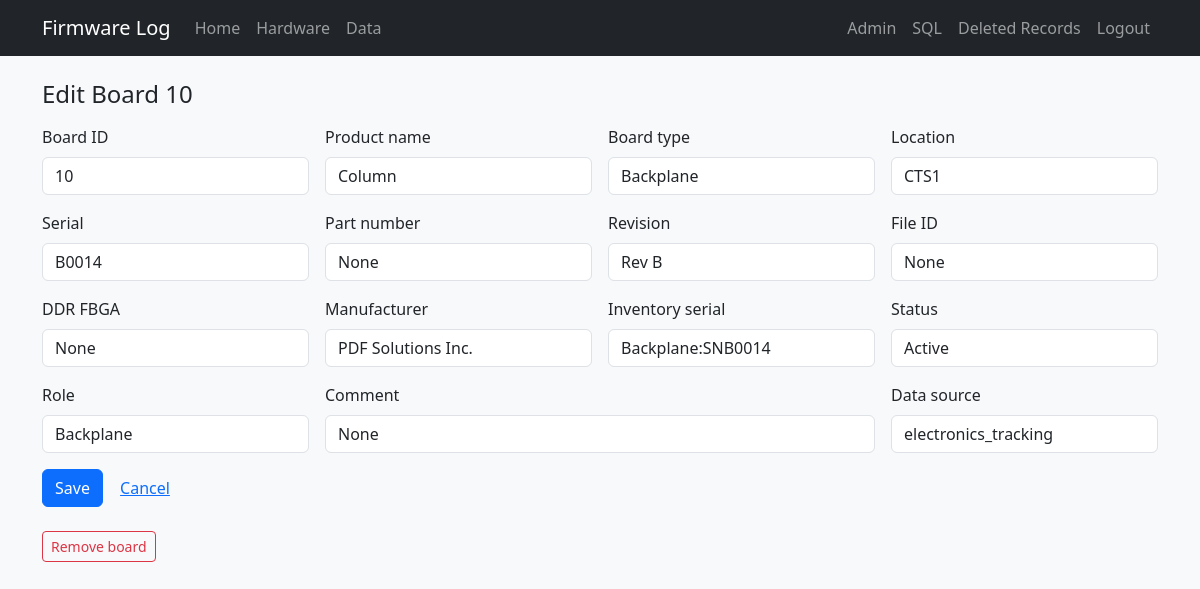
The page /admin/board/10/edit (signed in) on the database as committed earlier.
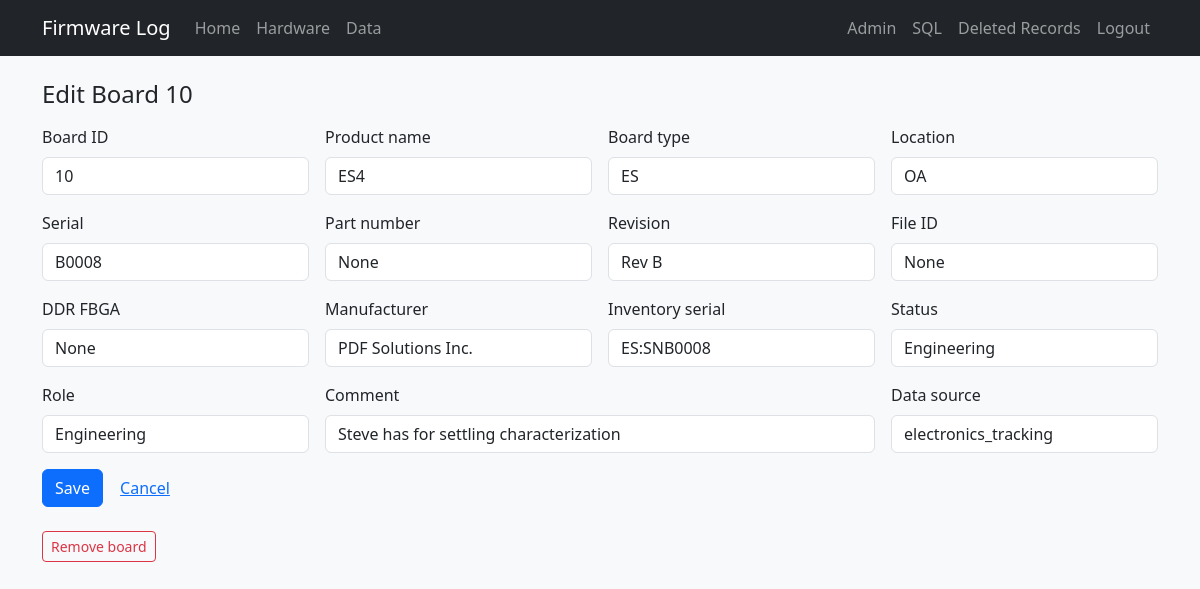
The same page on the database as committed later.
### tables this page shows
CREATE TABLE "boards" (
                board_id      INTEGER PRIMARY KEY,
                tool          TEXT,
                board_slot    TEXT,
                manufacturer  TEXT NOT NULL DEFAULT 'PDF Solutions Inc.',
                board_name    TEXT NOT NULL,
                serial        TEXT NOT NULL,
                part_number   TEXT,
                revision      TEXT,
                file_id       TEXT,
                product_name  TEXT NOT NULL,
                ddr_fbga      TEXT
            , inventory_serial TEXT, status TEXT, role TEXT, comment TEXT, open_item TEXT, po TEXT, modified_by TEXT, source_updated_at TEXT, data_source TEXT, dc_status TEXT, ac_status TEXT, gcal_status TEXT, adc_status TEXT, eeprom_status TEXT);

### app.py (the view, shortened to what this page needs)
@app.route("/admin/board/<int:board_id>/edit", methods=["GET", "POST"])
@login_required
def admin_board_edit(board_id):
    board = db.get_board(board_id)
    if not board:
        flash("Board not found.", "danger")
        return redirect(url_for("admin_index"))
    return render_template("admin/board_form.html", board=board, next_id=board_id)

### app.py (called while the page is built)
def login_required(view):
    @wraps(view)
    def wrapped(*args, **kwargs):
        if not session.get("admin"):
            flash("Admin login required.", "warning")
            return redirect(url_for("admin_login", next=request.url))
        return view(*args, **kwargs)
    return wrapped

### db.py (called while the page is built)
def dict_row(cursor, row):
    return {col[0]: row[i] for i, col in enumerate(cursor.description)}

@contextmanager
def get_db():
    conn = sqlite3.connect(DATABASE)
    conn.row_factory = dict_row
    try:
        yield conn
    finally:
        conn.close()

def fetch_one(query, params=()):
    with get_db() as conn:
        return conn.execute(query, params).fetchone()

def get_board(board_id):
    return fetch_one("SELECT * FROM boards WHERE board_id = ?", (board_id,))

### templates/admin/board_form.html (shortened to what this page needs)
{% extends "base.html" %}
{% block content %}
<h1 class="h4 mb-3">{% if board %}Edit Board {{ board.board_id }}{% else %}Add Board{% endif %}</h1>
<form method="post" class="row g-3">
  <div class="col-md-3">
    <label class="form-label">Board ID</label>
    <input type="number" class="form-control" name="board_id" value="{{ board.board_id if board else next_id }}" {% if board %}readonly{% endif %} required>
  </div>
  <div class="col-md-3">
    <label class="form-label">Product name</label>
    <input type="text" class="form-control" name="product_name" value="{{ board.product_name if board else '' }}" placeholder="ES4, EM1, OBJ" required>
  </div>
  <div class="col-md-3">
    <label class="form-label">Board type</label>
    <input type="text" class="form-control" name="board_name" value="{{ board.board_name if board else '' }}" placeholder="USF, LSF, LSCC" required>
  </div>
  <div class="col-md-3">
    <label class="form-label">Location</label>
    <input type="text" class="form-control" name="tool" value="{{ board.tool if board else '' }}" placeholder="Tool9, Bench">
  </div>
  <div class="col-md-3">
    <label class="form-label">Serial</label>
    <input type="text" class="form-control" name="serial" value="{{ board.serial if board else '' }}" required>
  </div>
  <div class="col-md-3">
    <label class="form-label">Part number</label>
    <input type="text" class="form-control" name="part_number" value="{{ board.part_number if board else '' }}">
  </div>
  <div class="col-md-3">
    <label class="form-label">Revision</label>
    <input type="text" class="form-control" name="revision" value="{{ board.revision if board else '' }}" placeholder="Rev D">
  </div>
  <div class="col-md-3">
    <label class="form-label">File ID</label>
    <input type="text" class="form-control" name="file_id" value="{{ board.file_id if board else '' }}" placeholder="CCB local-IO EEPROM 0x50">
  </div>
  <div class="col-md-3">
    <label class="form-label">DDR FBGA</label>
    <input type="text" class="form-control" name="ddr_fbga" value="{{ board.ddr_fbga if board else '' }}">
  </div>
  <div class="col-md-3">
    <label class="form-label">Manufacturer</label>
    <input type="text" class="form-control" name="manufacturer" value="{{ board.manufacturer if board else 'PDF Solutions Inc.' }}">
  </div>
  <div class="col-md-3">
    <label class="form-label">Inventory serial</label>
    <input type="text" class="form-control" name="inventory_serial" value="{{ board.inventory_serial if board else '' }}">
  </div>
  <div class="col-md-3">
    <label class="form-label">Status</label>
    <input type="text" class="form-control" name="status" value="{{ board.status if board else '' }}" placeholder="Active, Repair">
  </div>
  <div class="col-md-3">
    <label class="form-label">Role</label>
    <input type="text" class="form-control" name="role" value="{{ board.role if board else '' }}">
  </div>
  <div class="col-md-6">
    <label class="form-label">Comment</label>
    <input type="text" class="form-control" name="comment" value="{{ board.comment if board else '' }}">
  </div>
  <div class="col-md-3">
    <label class="form-label">Data source</label>
    <input type="text" class="form-control" name="data_source" value="{{ board.data_source if board else '' }}" placeholder="firmware_log">
  </div>
  <div class="col-12">
    <button type="submit" class="btn btn-primary">Save</button>
    <a href="{{ url_for('admin_index') }}" class="btn btn-link">Cancel</a>
  </div>
</form>
{% if board %}
<form method="post" action="{{ url_for('admin_board_delete', board_id=board.board_id) }}" class="mt-4"
      onsubmit="return confirm('Move this board and all its firmware history to deleted records?')">
  <button type="submit" class="btn btn-outline-danger btn-sm">Remove board</button>
</form>
{% endif %}
{% endblock %}

Rows that differ between the two databases and show on the page:
changed boards "Rev B": product_name "Column" → "ES4"; board_name "Backplane" → "ES"; tool "CTS1" → "OA"; serial "B0014" → "B0008"; inventory_serial "Backplane:SNB0014" → "ES:SNB0008"; status "Active" → "Engineering"; role "Backplane" → "Engineering"; comment (not shown) → "Steve has for settling characterization"
Other text that changed with them:
form field comment: "None" → (not shown)
